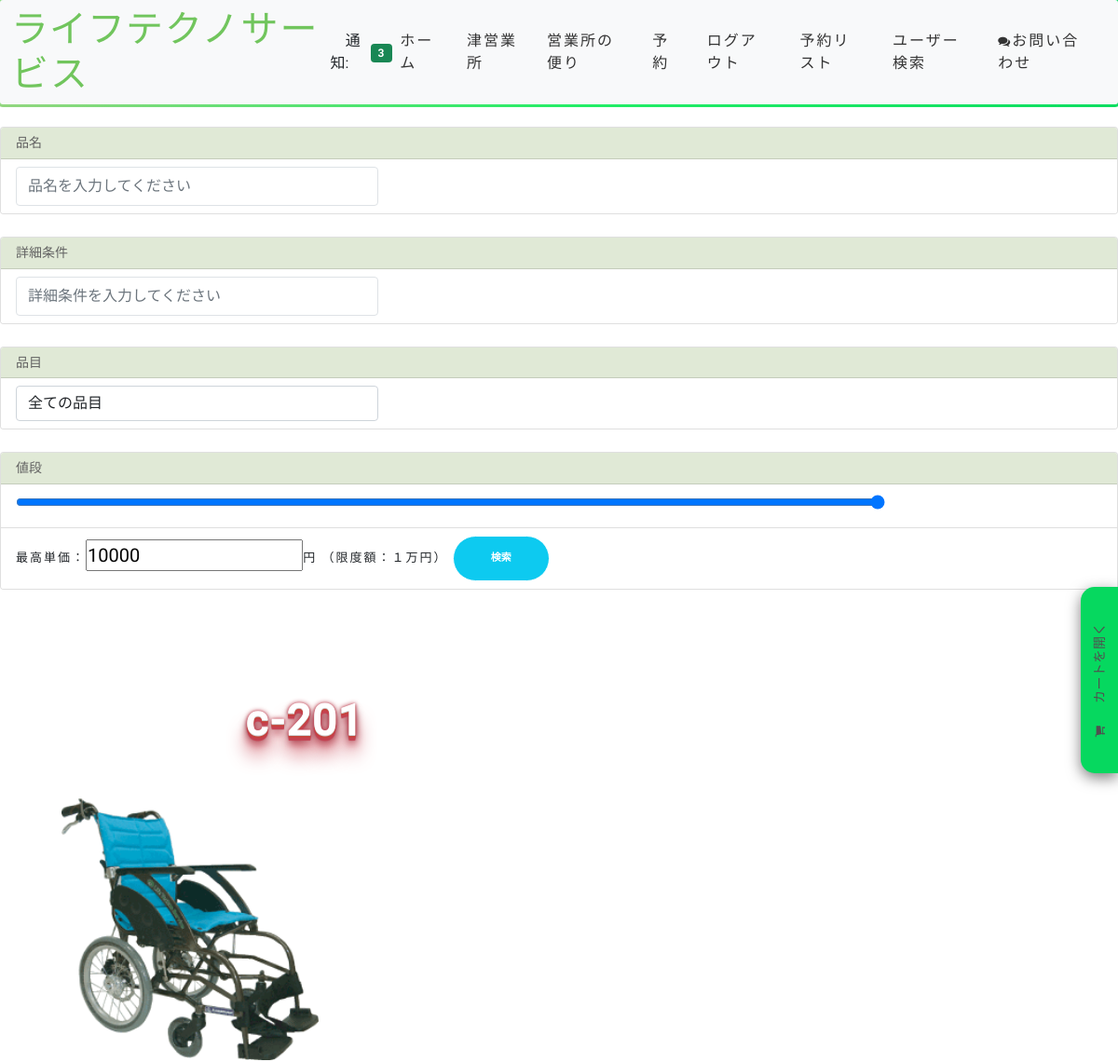
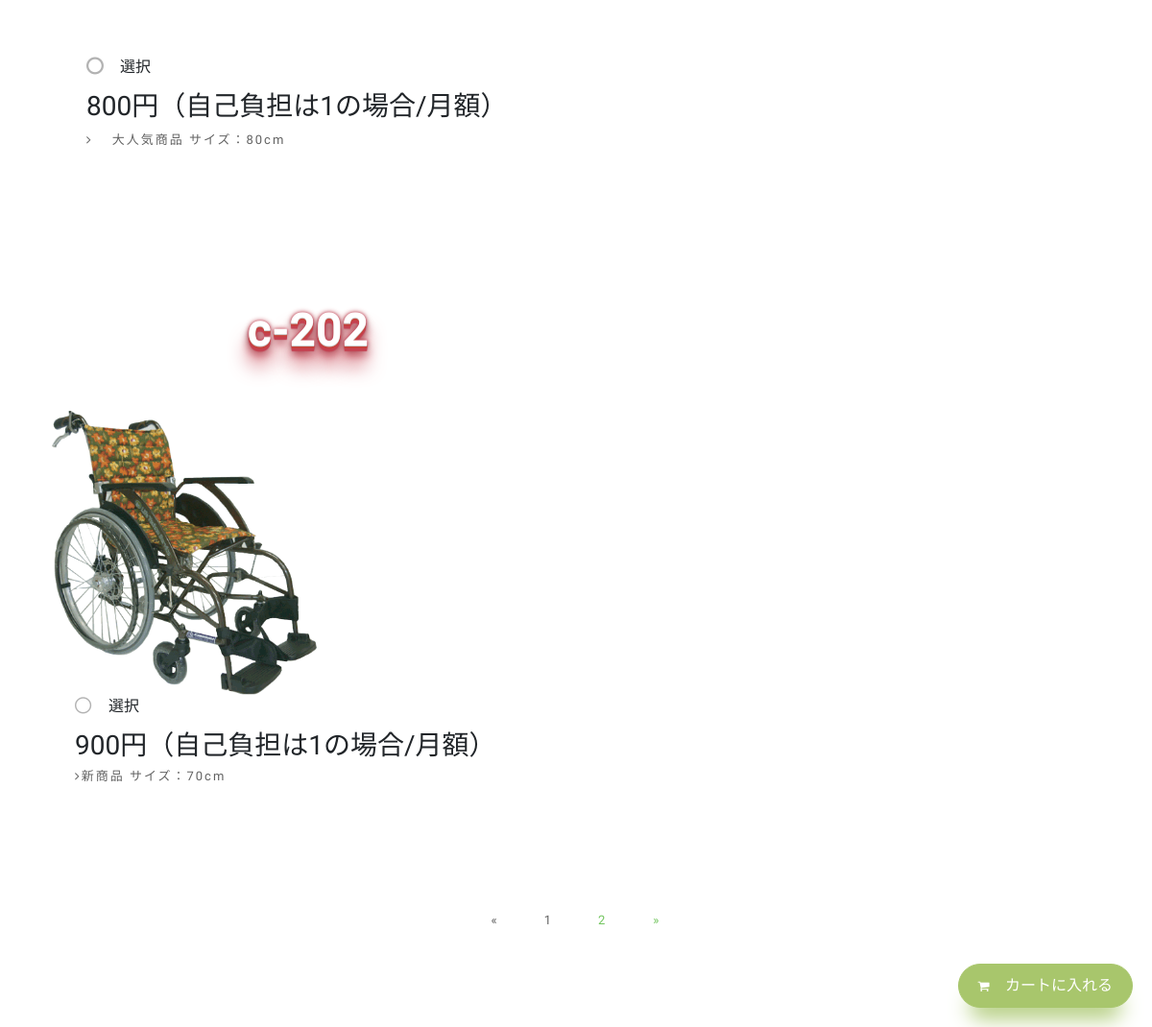
The app's page /order/ (signed in) with its own data (2 pictures, top to bottom).
### customer/models.py (models this page shows, shortened)
class MenuItem(models.Model):
    name = models.CharField(max_length=100)
    description = models.TextField()
    image = models.ImageField(upload_to='menu_images/', blank=True)
    price = models.IntegerField()
    category = models.ManyToManyField('Category', related_name='item')

### customer/views.py (the view, shortened to what this page needs)
# urls.py: path('', Order.as_view(), name='order'),
class Order(View):
    def get(self, request, *args, **kwargs):
        items_list = MenuItem.objects.all()
        categories = Category.objects.all()
        if request.user.is_authenticated:
            unpaid_orders = OrderModel.objects.filter(user=request.user, is_paid=False)
            unorders = unpaid_orders[0].items.all()
        else:
            unorders = None
        name = request.GET.get('name')
        detail = request.GET.get('detail')
        category = request.GET.get('category')
        maxPrice = request.GET.get('maxPrice')
        if name != ' ' and name is not None:
            items_list = items_list.filter(name__icontains=name)
        if detail != ' ' and detail is not None:
            items_list = items_list.filter(description__icontains=detail)
        if maxPrice != ' ' and maxPrice is not None:
            items_list = items_list.filter(price__range=(0, maxPrice))
        if category != ' ' and category is not None and category != '全ての品目':
            items_list = items_list.filter(category__name__icontains=category)
        price = 0
        if request.user.is_authenticated:
            for item in unorders:
                price += item.get_total_item_price
        page = request.GET.get('page', 1)
        paginator = Paginator(items_list, 2)
        items = paginator.page(page)
        context = {
            'unorders': unorders,
            'price': price,
            'items':items,
            'categories':categories
        }
        return render(request, 'customer/order.html', context)

### customer/models.py (called while the page is built)
    def __str__(self):
        return self.name

### home/templatetags/custom_tags.py (called while the page is built)
@register.inclusion_tag('show_notifications.html', takes_context=True)
def show_notifications(context):
    request_user = context['request'].user
    notifications = Notification.objects.filter(to_user=request_user).exclude(user_has_seen=True).order_by('-date')
    return {'notifications': notifications}

### customer/templates/customer/order.html (shortened to what this page needs)
{% extends 'base.html' %}
{% load static %}
{% block content %}
<br>
<form method="GET">
  <div class="card mb-4">
    <h5 class="card-header" style="background-color: #E0E9D6;">品名</h5>
      <div class="list-group list-group-flush">
        <li class="list-group-item">
            <div class="form-group col-md-4">
              <input class="form-control py-2 border-right-0 border" type="search" name="name" placeholder="品名を入力してください">
            </div>
        </li>
      </div>
  </div>
  <div class="card mb-4">
    <h5 class="card-header" style="background-color: #E0E9D6;">詳細条件</h5>
      <div class="list-group list-group-flush">
        <li class="list-group-item">
            <div class="form-group col-md-4">
              <input class="form-control py-2 border-right-0 border" type="search" name="detail" placeholder="詳細条件を入力してください">
            </div>
        </li>
      </div>
  </div>
  <div class="card mb-4">
    <h5 class="card-header" style="background-color: #E0E9D6;">品目</h5>
      <div class="list-group list-group-flush">
        <li class="list-group-item">
            <div class="form-group col-md-4">
              <select name="category" id="category" class="form-control">
                <option selected>全ての品目</option>
              </select>
            </div>
        </li>
      </div>
  </div>
  <div class="card mb-4">
    <h5 class="card-header" style="background-color: #E0E9D6;">値段</h5>
        <div class="list-group list-group-flush">
          <li class="list-group-item">
            <input type="range" value="10000"　id="rangeInput" oninput="maxPrice.value=this.value"　min="0" max="10000" style="width:80%">
          </li>
          <li class="list-group-item">
            最高単価：<input type="number" value="10000" style="width:20%; font-size:20px;" onkeyup="rangeInput.value=this.value" id="maxPrice" name="maxPrice" min="0" max="10000">円
            （限度額：１万円）
            <button id="priceFilterBtn" class="btn btn-info btn-sm">検索</button>
          </li>
        </div>
  </div>
</form>
<div id="slideOut" style="z-index: 2;">
  <div class="slideOutTab">
    <div>
      <p><i style="width:30px;" class="fa fa-shopping-cart" aria-hidden="true"></i>&emsp;カートを開く</p>
    </div>
  </div>
</div>
{% if items %}
<div class="container mb-5">
    <div class="row justify-content-center mt-1">
        <form method="POST">
            <section id="about-us" class="about-us padd-section">
                {% for item in items %}
                <div class="container" data-aos="fade-up">
                    <div class="row">
                        <div class="col-md-6 col-sm-12">
                            <div class="row">
                                <div class="hit-the-floor pb-5">{{ item.name }}</div>
                                    {% if item.image %}
                                    <img class="rounded center-block" src="{{ item.image.url }}" style="width: 300px;"/>
                                    {% endif %}
                                    <div class="about-content" data-aos="fade-left" data-aos-delay="100">
                                        <div class="form-group form-check">
                                            <label class="checkbox-wrap form-check-label">選択
						                    </label>
                                            <h3>{{ item.price }}円（自己負担は1の場合/月額）</h3>
                                            <ul class="list-unstyled">
                                            <li><i class="fa fa-angle-right"></i>{{ item.description }}</li>
                                            </ul>
                                        </div>
                                        <br><br>
                                    </div>
                                </div>
                            </div>
                        </div>
                    </div>
                </div>
                {% endfor %}
{% endif %}
{% if items.has_other_pages %}
  <ul class="pagination justify-content-center">
    {% if items.has_previous %}
      <li class="m-2"><a class="p-3" href="?page={{ items.previous_page_number }}">&laquo;</a></li>
    {% else %}
      <li class="m-2 disabled"><span class="p-3">&laquo;</span></li>
    {% endif %}
    {% for i in items.paginator.page_range %}
      {% if items.number == i %}
        <li class="m-2 active"><span class="p-3">{{ i }} <span class="sr-only">(current)</span></span></li>
      {% else %}
        <li class="m-2"><a class="p-3" href="?page={{ i }}">{{ i }}</a></li>
      {% endif %}
    {% endfor %}
    {% if items.has_next %}
      <li class="m-2"><a class="p-3" href="?page={{ items.next_page_number }}">&raquo;</a></li>
    {% else %}
      <li class="m-2 disabled"><span>&raquo;</span></li>
    {% endif %}
  </ul>
{% endif %}
<br><br><br>
{% if user.is_authenticated %}
<button type="submit" class="floating-btn"><i class="fa fa-shopping-cart" aria-hidden="true"></i>&emsp;カートに入れる</button>
{% else %}
<a href="{% url 'login' %}" class="floating-btn">ログインして予約</a>
{% endif %}
{% endblock content %}

### home/static/style.css (style rules this page uses)
.hit-the-floor { color: white; font-size: 3em; font-weight: bold; text-shadow: 0 1px 0 #ccc, 0 2px 0 rgb(197,66,55), 0 3px 0 rgb(197,66,66), 0 4px 0 rgb(197,66,77), 0 5px 0 rgb(197,66,82), 0 6px 1px rgb(197,66,82), 0 0 5px rgb(197,66,82), 0 1px 3px rgb(197,66,92), 0 3px 5px rgba(0,0,0,.2), 0 5px 10px rgba(0,0,0,.25), 0 10px 10px rgb(197,67,82), 0 20px 20px rgb(197,68,82); }
.hit-the-floor { text-align: center; }
body { background-color: #fff; font-family: "Kosugi Maru", sans-serif; }
h1, h2, h3, h4, h5, h6 { margin: 0; }
h5 { color: #626262; font-size: 14px; font-weight: 500; }
a { letter-spacing: 2px; text-decoration: none; color: #71c55d; }
ul { letter-spacing: 1px; }
li { color: #626262; font-size: 13px; font-weight: 400; letter-spacing: 2px; line-height: 30px; text-transform: capitalize; }
p { color: #505050; font-size: 14px; font-weight: 300; letter-spacing: 0.5px; line-height: 2; margin-bottom: 20px; }
span { letter-spacing: 1px; }
.btn { border: 1px solid #fff; border-radius: 50px; color: #fff; font-size: 11px; font-weight: 600; padding: 15px 40px; text-transform: uppercase; transition: all 0.5s ease-in-out 0s; }
.fa { font-size: 13px; }
section { overflow: hidden; }
.padd-section { padding-bottom: 80px; padding-top: 80px; }
#about-us img { max-width: 100%; }
#about-us .about-content { padding-top: 60px; }
#about-us .about-content ul li { line-height: 36px; }
#about-us .about-content ul li .fa { padding-right: 20px; }

### home/templates/base.html (style rules this page uses)
*, html { margin:0; padding:0; }
body { font-family: 'Kosugi Maru', sans-serif; }

### customer/templates/customer/order.html (style rules this page uses)
.checkbox-wrap { position: relative; padding-left: 35px; margin-bottom: 12px; cursor: pointer; font-size: 16px; -webkit-user-select: none; -moz-user-select: none; -ms-user-select: none; user-select: none; }
.floating-btn { border-radius: 26.5px; background-color: #a8c66c; border: 1px solid #a8c66c; box-shadow: 0 22px 22px -12px #a8c66c; color: #fff; cursor: pointer; font-size: 16px; line-height: 20px; padding: 12px 20px; position: fixed; bottom: 20px; right: 20px; z-index: 999; }
#slideOut { position: fixed; width: 400px; height: 800px; top: 380px; right: -400px; transition-property: all; transition-duration: .5s; transition-timing-function: cubic-bezier(0, 1, 0.5, 1); }
.slideOutTab { margin-top: 250px; position: absolute; left: -40px; height: 200px; width: 40px; -webkit-box-shadow: 0 5px 15px rgba(0, 0, 0, .5); box-shadow: 0 5px 15px rgba(0, 0, 0, .5); background: #06D85F; border-radius: 15px 0px 0px 15px }
.slideOutTab div { text-align: center; position: relative; right: 70px; top: 90px; background: #06D85F; width: 180px; -webkit-transform: rotate(270deg); -moz-transform: rotate(270deg); -o-transform: rotate(270deg); writing-mode: lr-tb; }
section { height: 100%; width: 100%; }
section { display: table; width: 100%; height: 100%; }

### records on screen
MenuItem: name "c-201", image (picture), price "800", description "大人気商品 サイズ：80cm"
MenuItem: name "c-202", image (picture), price "900", description "新商品 サイズ：70cm"

### other values on screen
{{ notifications.count }} "3"
{{ i }} "1"
{{ i }} "2"
